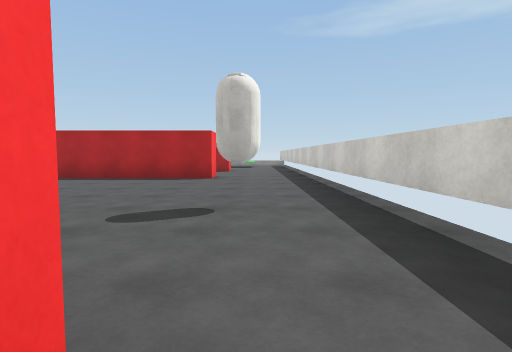
[1] (above)

24 first-person views from a walk through a Unity game level. The camera is 1.2 m above the floor, tilts 4° down and sees 80° across. The floor is counted in squares, 2 m on a side. Each view is taken from the middle of a square. On the plan, view 1 faces up. The plan holds only what a view shows up to about 9 squares ahead; the rest is blank. The player character is not drawn. Surface patterns are stand-ins for the level's own textures.

[2]
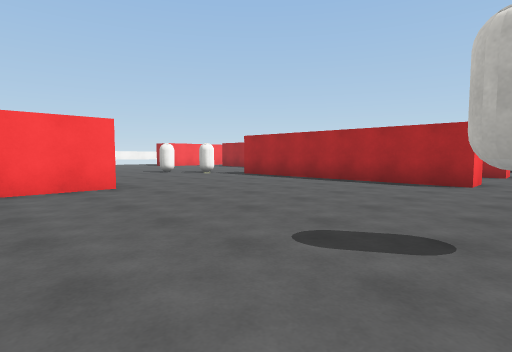

[3]
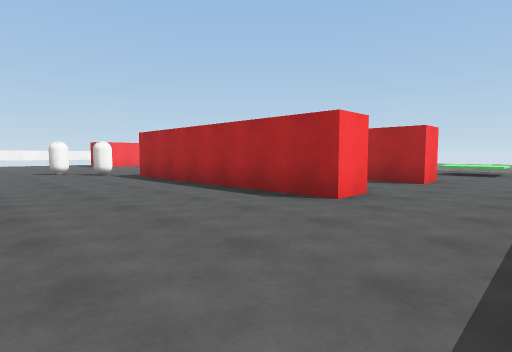

[4]
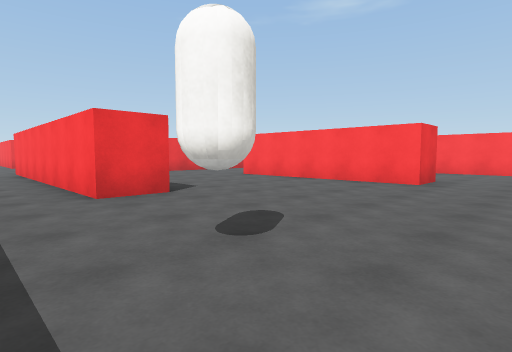

[5]
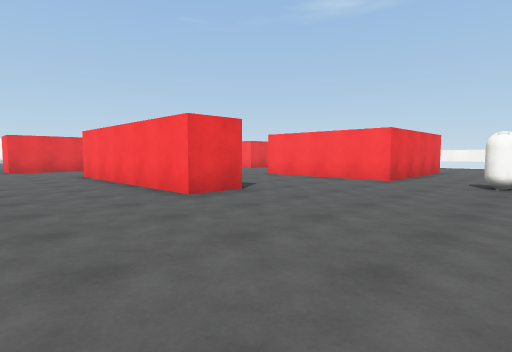

[6]
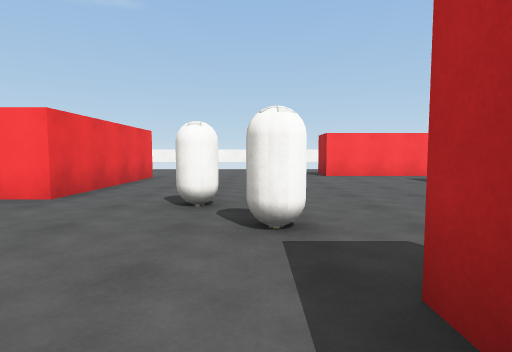

[7]
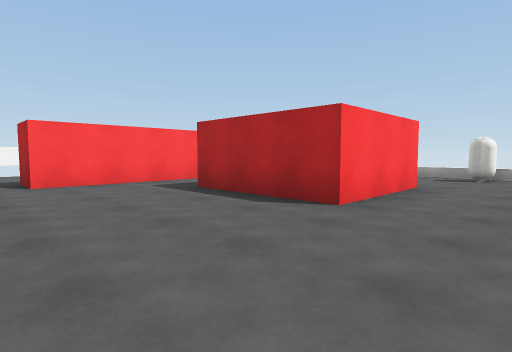

[8]
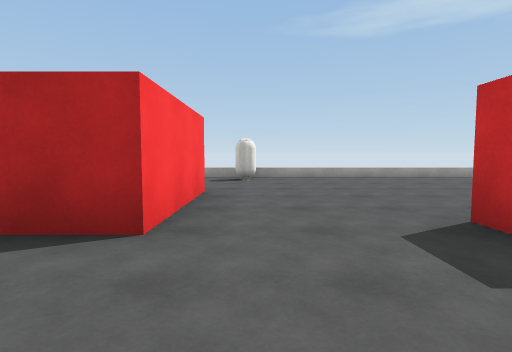

[9]
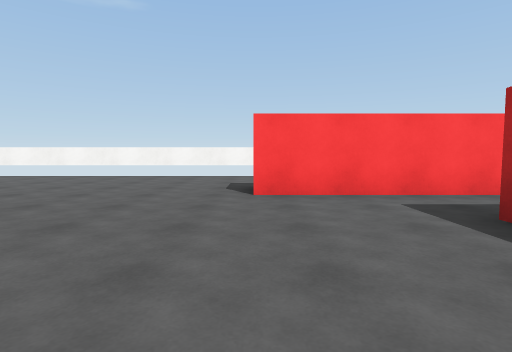

[10]
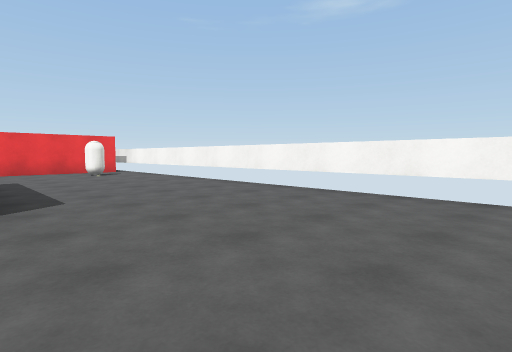

[11]
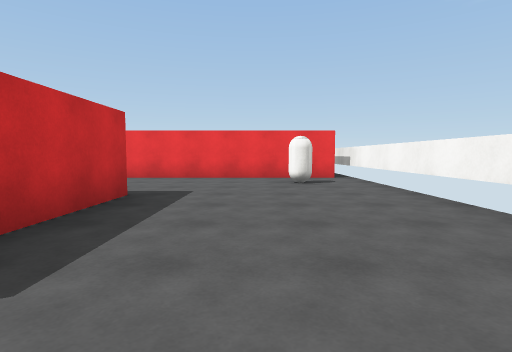

[12]
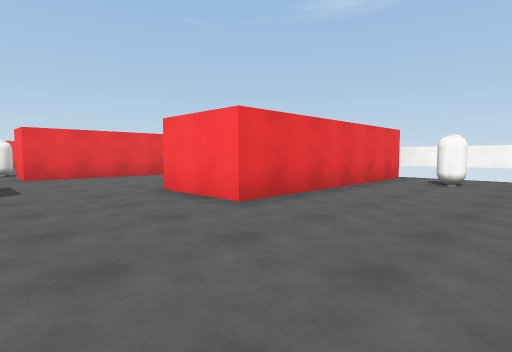

[13]
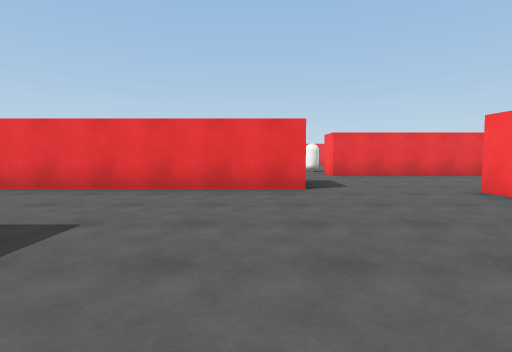

[14]
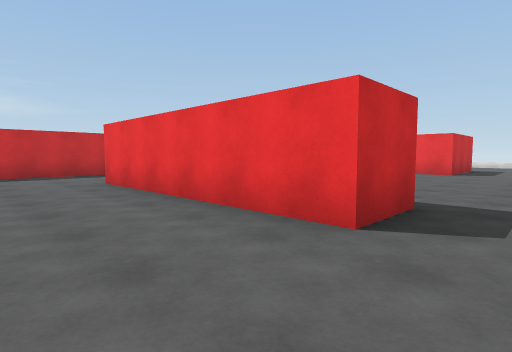

[15]
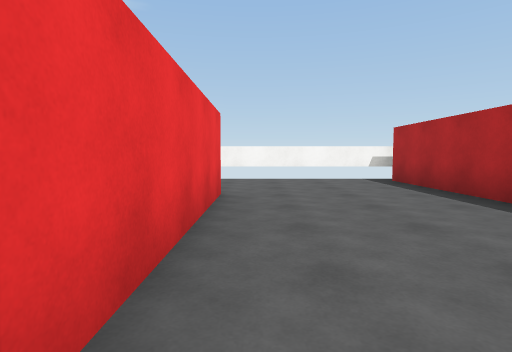

[16]
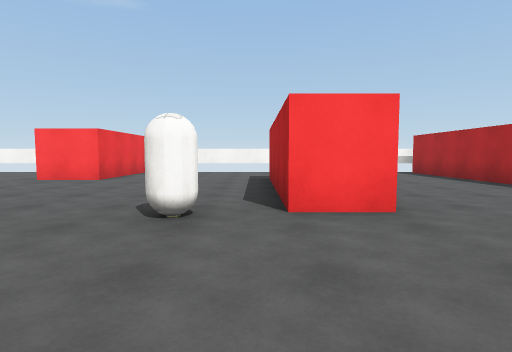

[17]
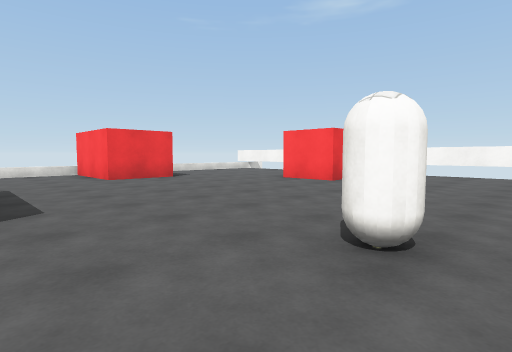

[18]
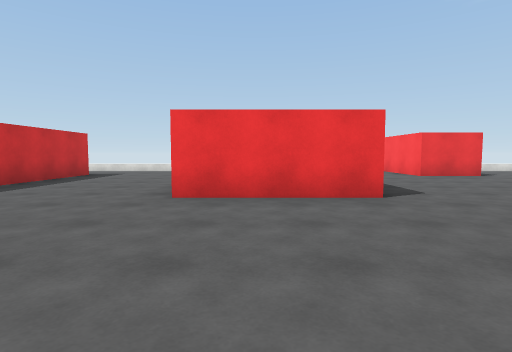

[19]
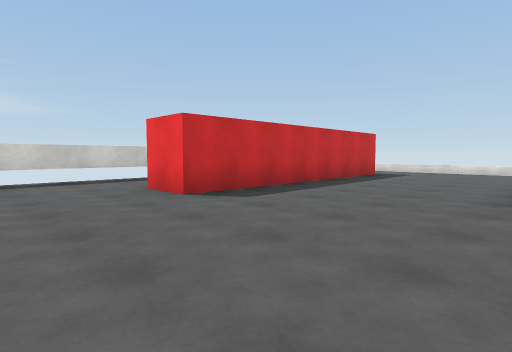

[20]
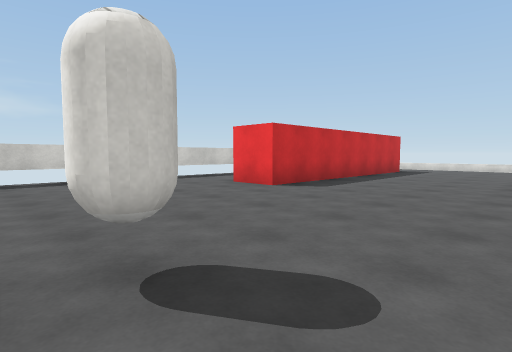

[21]
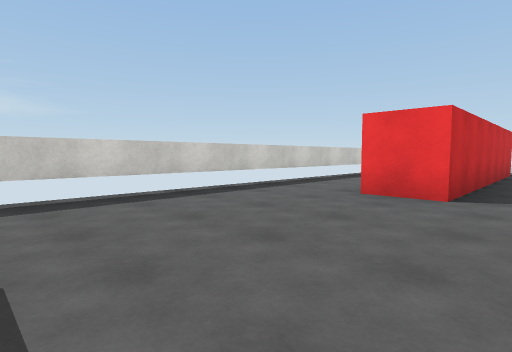

[22]
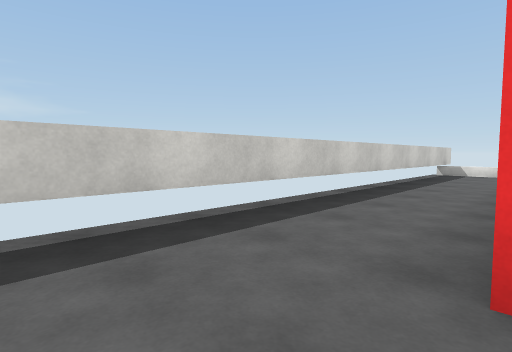

[23]
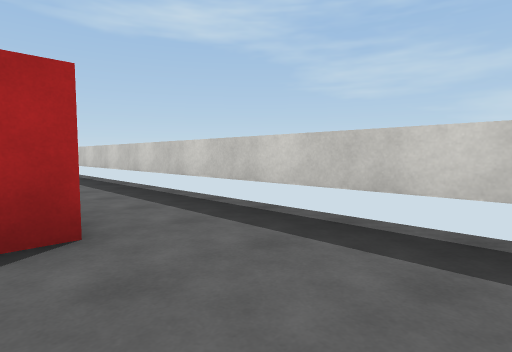

[24]
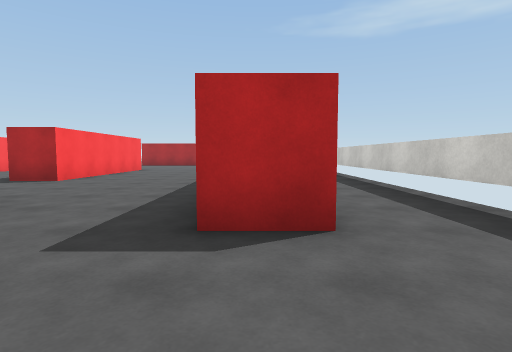

### Floor plan
Key: @ floor where view 1 was taken; # wall or solid block; . main floor; : floor 0.5 m higher than the main floor; / step, stairs or slope; C capsule.
Columns run from 19 left of view 1 to 2 right of it. Each row starts with its distance up from view 1.
 17          ///////
 16          .C.....
 15          ......   :/
 14          #.....   //
 13     #    #....    ..
 12     #..###...     ..
 11     #.......#    ##.
 10     #.......     ...
  9 #...#.......      ...#
  8 #...........######...#
  7 #.........C..........#
  6 #........C...........#
  5 #....................#
  4 #....#####...........#
  3 #....#   #...#.....C.#
  2 #....#   #...#.......#
  1 #....#   #.. #.......#
  0 #..........  #....#@.#
 -1 #........... #....#..#
 -2 #.C..........#....#..#
 -3 #######...........#..#
 -4 #######...........#..#
 -5 #.................#..#
 -6 #.........#####...#..#
 -7 #.........   ........#
 -8 #..........  .CC.....#
 -9 #...####... .........#
-10 # ...................#
-11 #.......C............#
-12 #................##..#
-13 #  ..............# ..#
-14   ##.......###...# ..#
-15    #.......   ...# ..#
-16    .......    ...# ..#
-17    .......    ...# ..#
-18      .##..    ...# ..#
-19        #..    ...  ..#
-20        #//    //   //#

Positions as (right, up) in squares from view 1, and headings:
1: (0, 0), facing up
2: (0, 1), facing up-left
3: (1, 4), facing up-left
4: (1, 5), facing down-left
5: (-3, 7), facing down-left
6: (-6, 7), facing left
7: (-8, 8), facing up-left
8: (-9, 9), facing up
9: (-10, 9), facing left
10: (-14, 8), facing down-left
11: (-16, 5), facing down
12: (-10, 0), facing down-left
13: (-9, 0), facing down
14: (-11, -3), facing down-right
15: (-11, -8), facing left
16: (-8, -10), facing left
17: (-9, -10), facing down-left
18: (-7, -9), facing down
19: (-6, -9), facing down-right
20: (-6, -7), facing down-right
21: (-3, -7), facing down-right
22: (-1, -10), facing down-right
23: (-1, -9), facing up-right
24: (-1, -9), facing up
